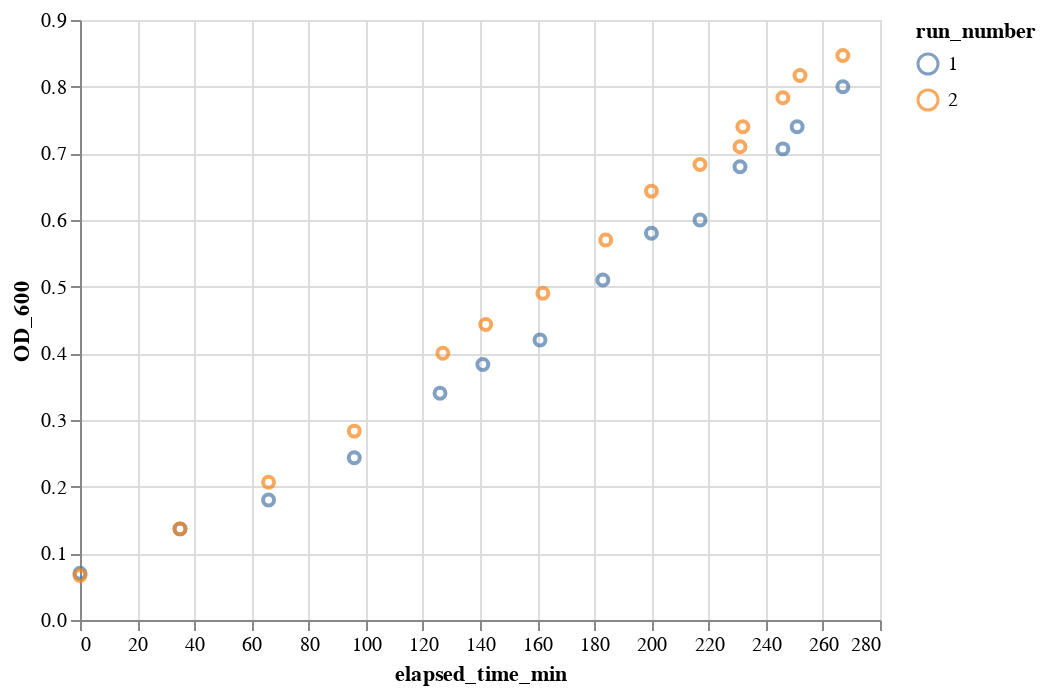

The cell this chart's notebook holds for it:
### Code cell
alt.Chart(avg_data).mark_point().encode(
    x='elapsed_time_min:Q',
    y='OD_600:Q',
    color='run_number:N')

### Figure 1 — Vega-Lite specification as saved in the notebook (floating-point values rounded to 4 significant figures)
{"$schema": "https://vega.github.io/schema/vega-lite/v2.6.0.json", "config": {"view": {"height": 300, "width": 400}}, "data": {"name": "data-942197a8ee9aa14ea0b18cf14626d3d1"}, "datasets": {"data-942197a8ee9aa14ea0b18cf14626d3d1": [{"OD_600": 0.07, "date": 20180917, "elapsed_time_min": 0, "run_number": 1, "temperature": 37}, {"OD_600": 0.1367, "date": 20180917, "elapsed_time_min": 35, "run_number": 1, "temperature": 37}, {"OD_600": 0.18, "date": 20180917, "elapsed_time_min": 66, "run_number": 1, "temperature": 37}, {"OD_600": 0.2433, "date": 20180917, "elapsed_time_min": 96, "run_number": 1, "temperature": 37}, {"OD_600": 0.34, "date": 20180917, "elapsed_time_min": 126, "run_number": 1, "temperature": 37}, {"OD_600": 0.3833, "date": 20180917, "elapsed_time_min": 141, "run_number": 1, "temperature": 37}, {"OD_600": 0.42, "date": 20180917, "elapsed_time_min": 161, "run_number": 1, "temperature": 37}, {"OD_600": 0.51, "date": 20180917, "elapsed_time_min": 183, "run_number": 1, "temperature": 37}, {"OD_600": 0.58, "date": 20180917, "elapsed_time_min": 200, "run_number": 1, "temperature": 37}, {"OD_600": 0.6, "date": 20180917, "elapsed_time_min": 217, "run_number": 1, "temperature": 37}, {"OD_600": 0.68, "date": 20180917, "elapsed_time_min": 231, "run_number": 1, "temperature": 37}, {"OD_600": 0.7067, "date": 20180917, "elapsed_time_min": 246, "run_number": 1, "temperature": 37}, {"OD_600": 0.74, "date": 20180917, "elapsed_time_min": 251, "run_number": 1, "temperature": 37}, {"OD_600": 0.8, "date": 20180917, "elapsed_time_min": 267, "run_number": 1, "temperature": 37}, {"OD_600": 0.06667, "date": 20180917, "elapsed_time_min": 0, "run_number": 2, "temperature": 37}, {"OD_600": 0.1367, "date": 20180917, "elapsed_time_min": 35, "run_number": 2, "temperature": 37}, {"OD_600": 0.2067, "date": 20180917, "elapsed_time_min": 66, "run_number": 2, "temperature": 37}, {"OD_600": 0.2833, "date": 20180917, "elapsed_time_min": 96, "run_number": 2, "temperature": 37}, {"OD_600": 0.4, "date": 20180917, "elapsed_time_min": 127, "run_number": 2, "temperature": 37}, {"OD_600": 0.4433, "date": 20180917, "elapsed_time_min": 142, "run_number": 2, "temperature": 37}, {"OD_600": 0.49, "date": 20180917, "elapsed_time_min": 162, "run_number": 2, "temperature": 37}, {"OD_600": 0.57, "date": 20180917, "elapsed_time_min": 184, "run_number": 2, "temperature": 37}, {"OD_600": 0.6433, "date": 20180917, "elapsed_time_min": 200, "run_number": 2, "temperature": 37}, {"OD_600": 0.6833, "date": 20180917, "elapsed_time_min": 217, "run_number": 2, "temperature": 37}, {"OD_600": 0.71, "date": 20180917, "elapsed_time_min": 231, "run_number": 2, "temperature": 37}, {"OD_600": 0.74, "date": 20180917, "elapsed_time_min": 232, "run_number": 2, "temperature": 37}, {"OD_600": 0.7833, "date": 20180917, "elapsed_time_min": 246, "run_number": 2, "temperature": 37}, {"OD_600": 0.8167, "date": 20180917, "elapsed_time_min": 252, "run_number": 2, "temperature": 37}, {"OD_600": 0.8467, "date": 20180917, "elapsed_time_min": 267, "run_number": 2, "temperature": 37}]}, "encoding": {"color": {"field": "run_number", "type": "nominal"}, "x": {"field": "elapsed_time_min", "type": "quantitative"}, "y": {"field": "OD_600", "type": "quantitative"}}, "mark": "point"}
